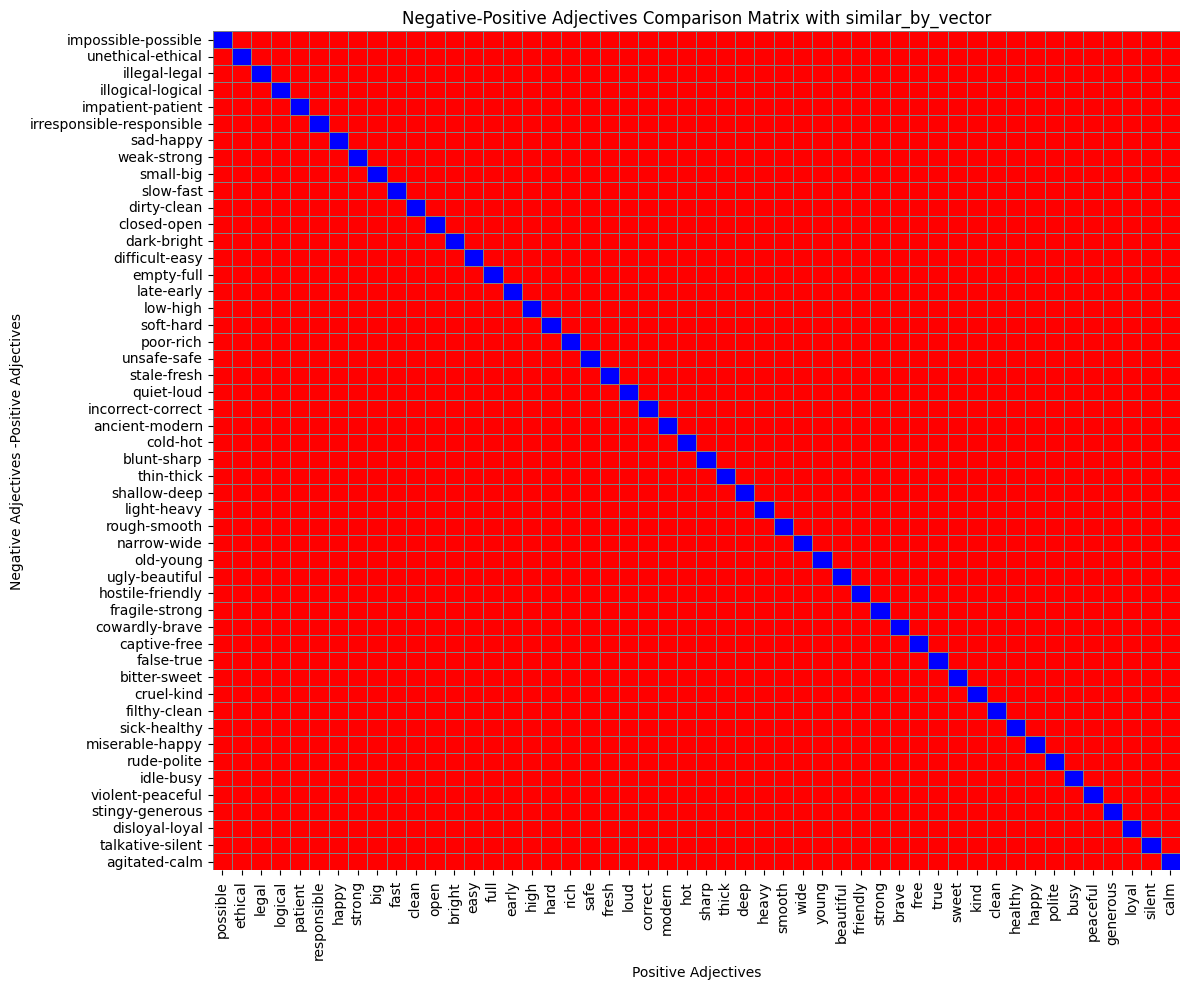

The Python source for this figure:
import seaborn as sns
from tqdm import tqdm
import numpy as np
import pandas as pd
import matplotlib.pyplot as plt

# Caricamento del dataset
input_path = "positive_negative_opposite_csv.csv"
df = pd.read_csv(input_path)

negative = df['negative'].tolist()
positives = df['positive'].tolist()

matrix = np.zeros((len(negative), len(positives)), dtype=int)

for i in tqdm(range(len(negative)), desc="Processing rows"):
    comp_i = negative[i]
    pos_i = positives[i]

    try:
        comp_i_vec = word_vectors[comp_i]
        pos_i_vec = word_vectors[pos_i]

        for j in range(len(positives)):
            pos_j = positives[j]
            comp_j = negative[j]

            pos_j_vec = word_vectors[pos_j]

            # Vettore risultato analogia: comp_i - pos_i + pos_j
            target_vec = comp_i_vec - pos_i_vec + pos_j_vec

            # Trova parola più simile al vettore risultato
            predicted = word_vectors.similar_by_vector(target_vec, topn=1)[0][0]

            if predicted == comp_j:
                matrix[i, j] = 1

    except KeyError:
        continue  # salta parole non presenti nel vocabolario

# Etichette righe e colonne
index_labels = [f"{c}-{p}" for c, p in zip(negative, positives)]
result_df = pd.DataFrame(matrix, index=index_labels, columns=positives)

# Visualizzazione heatmap
plt.figure(figsize=(12, 10))
sns.heatmap(result_df, cmap=sns.color_palette(["red", "blue"]), cbar=False, linewidths=0.5, linecolor='gray')
plt.title("Negative-Positive Adjectives Comparison Matrix with similar_by_vector")
plt.xlabel("Positive Adjectives")
plt.ylabel("Negative Adjectives -Positive Adjectives")
plt.yticks(rotation=0)
plt.tight_layout()
plt.show()

# Statistiche
count_ones = np.sum(matrix == 1)
count_zeros = np.sum(matrix == 0)
total = count_ones + count_zeros
percent_ones = (count_ones / total) * 100

print(f"Conteggio '1': {count_ones}")
print(f"Conteggio '0': {count_zeros}")
print(f"Percentuale '1': {percent_ones:.2f}%")
